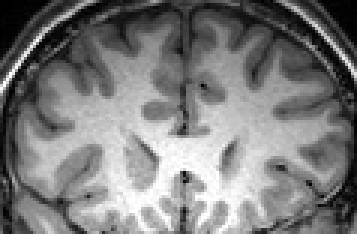
%> input picture LBF（Li）/RSF_v0/1.bmp, 119 x 78 px (shown 3 times larger)
$ octave Demo_RSF.m   (GNU Octave 9; MATLAB toolbox functions it lacks are replaced by stand-ins)
%> lines starting %> are read from the running program, lines starting %| are printed output that depends on the picture; in (x1, y1, x2, y2) boxes, pixels count from 0 and x2, y2 are one past the last pixel; in counts of white or black regions, pixels touching at a corner belong together; the program's own positions count from 1
### LBF（Li）/RSF_v0/RSF.m
function u = RSF(u0,Img,Ksigma,KI,KONE,nu,timestep,mu,lambda1,lambda2,epsilon,numIter)
% LSE_LBF implements the level set evolution (LSE) for the method in Chunming Li et al's paper:
%       "Minimization of Region-Scalable Fitting Energy for Image Segmentation",
%        IEEE Trans. Image Processing, vol. 17 (10), pp.1940-1949, 2008.
%
% Author: Chunming Li, all rights reserved
% E-mail: li_chunming@hotmail.com
% URL:  http://www.engr.uconn.edu/~cmli/
%
% For easy understanding of my code, please read the comments in the code that refer
% to the corresponding equations in the above IEEE TIP paper.


u=u0;
for k1=1:numIter
    u=NeumannBoundCond(u);
    K=curvature_central(u);

    DrcU=(epsilon/pi)./(epsilon^2.+u.^2);               % eq.(9)

    [f1, f2] = localBinaryFit(Img, u, KI, KONE, Ksigma, epsilon);


    %%% compute lambda1*e1-lambda2*e2
    s1=lambda1.*f1.^2-lambda2.*f2.^2;                   % compute lambda1*e1-lambda2*e2 in the 1st term in eq. (15) in IEEE TIP 08
    s2=lambda1.*f1-lambda2.*f2;
    dataForce=(lambda1-lambda2)*KONE.*Img.*Img+conv2(s1,Ksigma,'same')-2.*Img.*conv2(s2,Ksigma,'same');
                                                        % eq.(15)
    A=-DrcU.*dataForce;                                 % 1st term in eq. (15)
    P=mu*(4*del2(u)-K);                                 % 3rd term in eq. (15), where 4*del2(u) computes the laplacian (d^2u/dx^2 + d^2u/dy^2)
    L=nu.*DrcU.*K;                                      % 2nd term in eq. (15)
    u=u+timestep*(L+P+A);                               % eq.(15)
end

% [9 lines left out: function localBinaryFit, not called in this run]
                                                        % which is an equivalent expression of eq.(14) for i = 2.


% [18 lines left out: functions NeumannBoundCond, curvature_central, not called in this run]

### LBF（Li）/RSF_v0/Demo_RSF.m
% This Matlab file demomstrates a level set method in Chunming Li et al's paper
%    "Minimization of Region-Scalable Fitting Energy for Image Segmentation",
%    IEEE Trans. Image Processing, vol. 17 (10), pp.1940-1949, 2008.
% Author: Chunming Li, all rights reserved
% E-mail: li_chunming@hotmail.com
% URL:  http://www.engr.uconn.edu/~cmli/
%
% Note 1: This method with a small scale parameter sigma, such as sigma = 3, is sensitive to
%         initialization of the level set function. Appropriate initial level set functions are given in
%         this code for different test images.
% Note 2: There are several ways to improve the original LBF model to make it robust to initialization.
%         One of the improved LBF algorithms is implemented by the code in the folder LBF_v0.1


clc;clear all;close all;
c0 = 2;
imgID = 1; % 1,2,3,4,5  % choose one of the five test images

Img = imread('1.bmp');%[num2str(imgID),'.bmp']
%> Img is the input picture: size 78x119 uint8; min 0, max 255, mean 123.3
Img = double(Img(:,:,1));
%> Img: size 78x119 double

switch imgID
    case 1
        iterNum =300;
        lambda1 = 1.0;
        lambda2 = 2.0;
        nu = 0.004*255*255;% coefficient of the length term
        initialLSF = ones(size(Img(:,:,1))).*c0;
%> initialLSF: size 78x119 double; every value is 2
        initialLSF(20:70,30:90) = -c0;
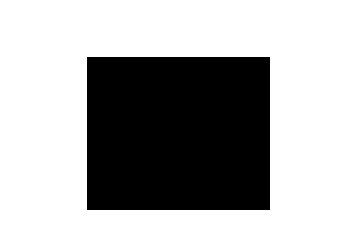
%> initialLSF: size 78x119 double (shown 3 times larger); values -2 (black) and 2 (white), 66.5% white; 1 black region, box (x1, y1, x2, y2) and area: (29, 19, 90, 70) 3111
    case 2
        iterNum =200;
        lambda1 = 1.0;
        lambda2 = 1.0;
        nu = 0.002*255*255;% coefficient of the length term
        initialLSF = ones(size(Img(:,:,1))).*c0;
        initialLSF(26:32,28:34) = -c0;
    case 3
        iterNum =500;
        lambda1 = 1.0;
        lambda2 = 1.0;
        nu = 0.003*255*255;% coefficient of the length term
        initialLSF = ones(size(Img(:,:,1))).*c0;
        initialLSF(5:78,32:55) = -c0;
    case 4
        iterNum =150;
        lambda1 = 1.0;
        lambda2 = 1.0;
        nu = 0.001*255*255;% coefficient of the length term
        initialLSF = ones(size(Img(:,:,1))).*c0;
        initialLSF(53:77,46:70) = -c0;
    case 5
        iterNum =220;
        lambda1 = 1.0;
        lambda2 = 1.0;
        nu = 0.001*255*255;% coefficient of the length term
        initialLSF = ones(size(Img(:,:,1))).*c0;
        initialLSF(47:60,86:99) = -c0;
end

u = initialLSF;
figure;imagesc(Img, [0, 255]);colormap(gray);hold on;axis off,axis equal
title('Initial contour');
[c,h] = contour(u,[0 0],'r');
%> c = 226 columns, first 8: [0 29.5 30 31 32 33 34 35; 225 20 19.5 19.5 19.5 19.5 19.5 19.5]; h = -40.53
pause(0.1);

timestep = .1;% time step
mu = 1;% coefficient of the level set (distance) regularization term P(\phi)

epsilon = 1.0;% the papramater in the definition of smoothed Dirac function
sigma=3.0;    % scale parameter in Gaussian kernel
              % Note: A larger scale parameter sigma, such as sigma=10, would make the LBF algorithm more robust
              %       to initialization, but the segmentation result may not be as accurate as using
              %       a small sigma when there is severe intensity inhomogeneity in the image. If the intensity
              %       inhomogeneity is not severe, a relatively larger sigma can be used to increase the robustness of the LBF
              %       algorithm.
K=fspecial('gaussian',round(2*sigma)*2+1,sigma);     % the Gaussian kernel
I = Img;
KI=conv2(Img,K,'same');     % compute the convolution of the image with the Gaussian kernel outside the iteration
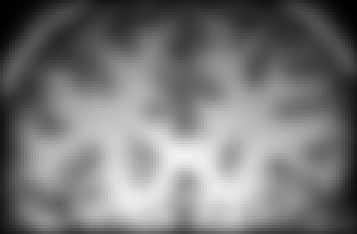
%> KI: size 78x119 double (shown 3 times larger); min 0.293, max 240.9, mean 120
                            % See Section IV-A in the above IEEE TIP paper for implementation.

KONE=conv2(ones(size(Img)),K,'same');  % compute the convolution of Gassian kernel and constant 1 outside the iteration
                                       % See Section IV-A in the above IEEE TIP paper for implementation.

% start level set evolution
for n=1:iterNum
    u=RSF(u,I,K,KI,KONE, nu,timestep,mu,lambda1,lambda2,epsilon,1);
    if mod(n,20)==0
        pause(0.1);
        imagesc(Img, [0, 255]);colormap(gray);hold on;axis off,axis equal
        [c,h] = contour(u,[0 0],'r');
        iterNum=[num2str(n), ' iterations'];
        title(iterNum);
        hold off;
    end
end
%> this loop made 300 passes
%> h on passes 20, 40, 60: -43.92, -43.06, -43.69
%> pass 1, `u=RSF(u,I,K,KI,KONE, nu,timestep,mu,lambda1,lambda2,epsilon,1);`:
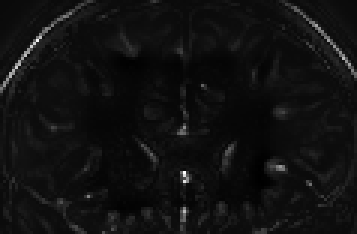
%> u: size 78x119 double (shown 3 times larger); min -8.22, max 230.8, mean 7.8; drawn with min black and max white
%> pass 3, `u=RSF(u,I,K,KI,KONE, nu,timestep,mu,lambda1,lambda2,epsilon,1);`:
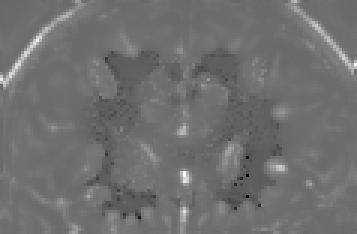
%> u: size 78x119 double (shown 3 times larger); min -94.06, max 140.1, mean 8.8; drawn with min black and max white
%> after the loop:
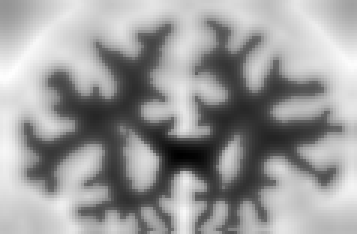
%> u: size 78x119 double (shown 3 times larger); min -46.75, max 54.36, mean 14.7; drawn with min black and max white
%> after the loop, c = 1149 columns, first 8: [0 46.66 47 47.26 47 46.66 46.57 46.39; 857 78 77.37 77 76.65 76 75 74]; h = -43.38; iterNum = '300 iterations'
%> after the loop:
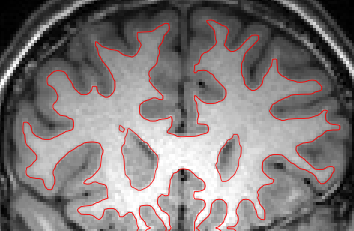
%> figure redrawn from the program's plot data; shown 3 times larger; its title reads '300 iterations'
imagesc(Img, [0, 255]);colormap(gray);hold on;axis off,axis equal
[c,h] = contour(u,[0 0],'r');
%> h = -43.46
totalIterNum=[num2str(n), ' iterations'];
title(['Final contour, ', totalIterNum]);

figure;
mesh(u);
title('Final level set function');
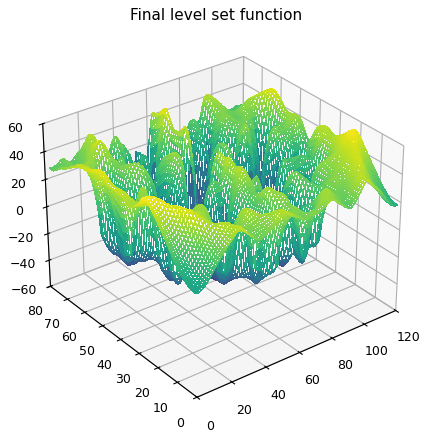
%> figure redrawn from the program's plot data

$ run again, with LBF（Li）/RSF_v0/3.bmp copied over LBF（Li）/RSF_v0/1.bmp
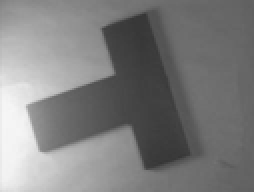
%> input picture LBF（Li）/RSF_v0/3.bmp, 127 x 96 px (shown 2 times larger)
%> Img is the input picture: size 96x127 uint8; min 53, max 246, mean 126
%> Img: size 96x127 double
%> `initialLSF(20:70,30:90) = -c0;`:
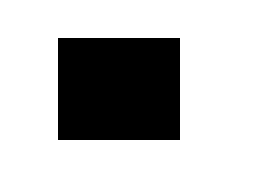
%> initialLSF: size 96x127 double (shown 2 times larger); values -2 (black) and 2 (white), 74.5% white; 1 black region, box (x1, y1, x2, y2) and area: (29, 19, 90, 70) 3111
%> `[c,h] = contour(u,[0 0],'r');`: c = 226 columns, first 8: [0 29.5 30 31 32 33 34 35; 225 20 19.5 19.5 19.5 19.5 19.5 19.5]; h = -40.53
%> the loop `for n=1:iterNum` made 300 passes
%> h on passes 20, 40, 60: -43.92, -40.06, -40.51
%> after the loop `for n=1:iterNum`: c = 426 columns, first 8: [0 42.45 42.49 42.3 42.33 42.41 42.48 42.33; 89 1 2 3 4 5 6 7]; h = -40.63; iterNum = '300 iterations'
%> `[c,h] = contour(u,[0 0],'r');`: h = -40.28
%> `title('Final level set function');`:
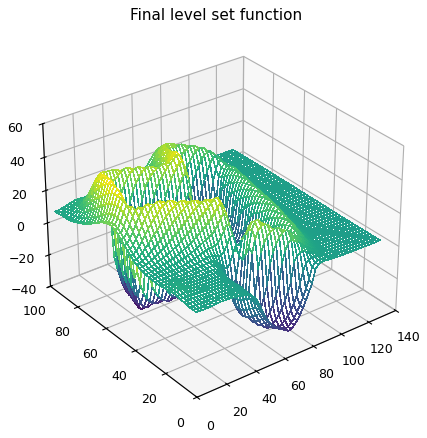
%> figure redrawn from the program's plot data

$ run again, with LBF（Li）/RSF_v0/4.bmp copied over LBF（Li）/RSF_v0/1.bmp
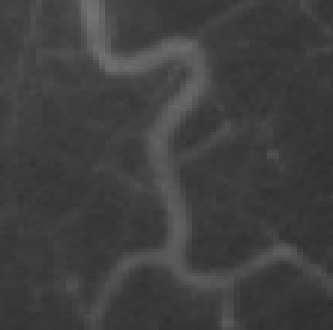
%> input picture LBF（Li）/RSF_v0/4.bmp, 111 x 110 px (shown 3 times larger)
%> Img is the input picture: size 110x111 uint8; min 46, max 115, mean 63.9
%> Img: size 110x111 double
%> `initialLSF(20:70,30:90) = -c0;`:
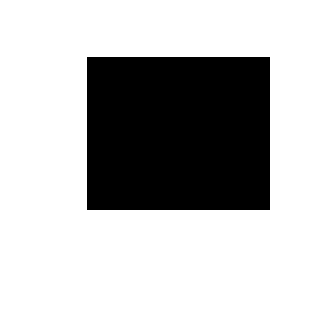
%> initialLSF: size 110x111 double (shown 3 times larger); values -2 (black) and 2 (white), 74.5% white; 1 black region, box (x1, y1, x2, y2) and area: (29, 19, 90, 70) 3111
%> `[c,h] = contour(u,[0 0],'r');`: c = 226 columns, first 8: [0 29.5 30 31 32 33 34 35; 225 20 19.5 19.5 19.5 19.5 19.5 19.5]; h = -40.53
%> the loop `for n=1:iterNum` made 300 passes
%> h on passes 20, 40, 60: -43.92, -40.06, -40.51
%> after the loop `for n=1:iterNum`: c = 254 columns, first 8: [0 27.51 28 29 30 31 31.45 32; 157 21 20.71 20.44 20.35 20.61 21 21.5]; h = -40.63; iterNum = '300 iterations'
%> `[c,h] = contour(u,[0 0],'r');`: h = -40.28
%> `title('Final level set function');`:
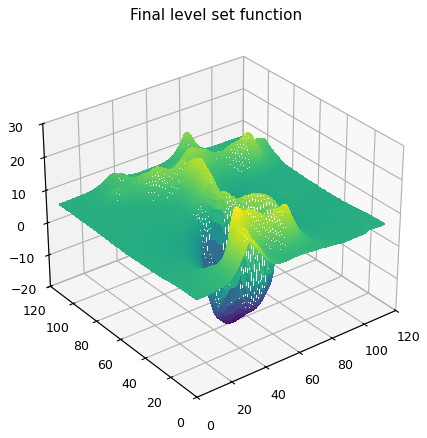
%> figure redrawn from the program's plot data
